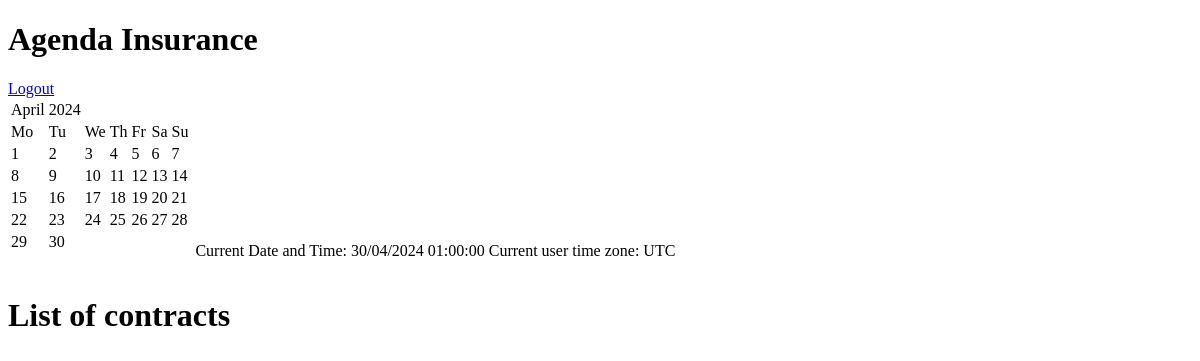
The app's page /contracts/ (signed in), older data.
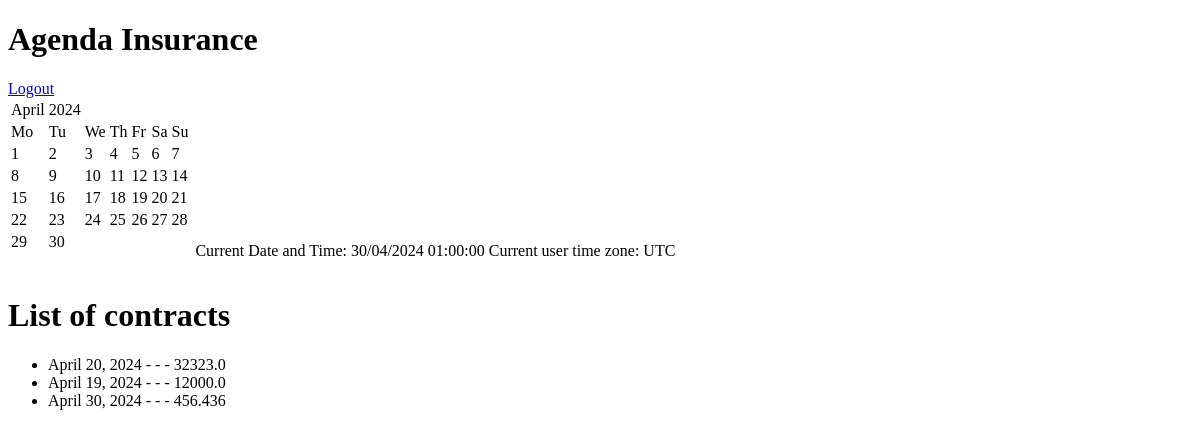
The same page, newer data.
### insurance_company_app/models/insurance_contract.py (models this page shows, shortened)
class InsuranceContract(BaseModel):
    date = models.DateField()
    insurance_sum = models.FloatField()
    insurance_type = models.ForeignKey(InsuranceType, on_delete=models.CASCADE)
    tariff_rate = models.FloatField()
    branch_name = models.ForeignKey(CompanyBranch, on_delete=models.CASCADE)
    agent = models.ForeignKey(InsuranceAgent, on_delete=models.CASCADE)
    client = models.ForeignKey(InsuranceClient, on_delete=models.CASCADE)
    class Meta:
        verbose_name = 'Договор'
        verbose_name_plural = 'Договора'

### insurance_company_app/views/insurance_contract.py (the view)
# urls.py: re_path(r'^contracts/$', insurance_contract.index, name='contracts'),
@login_required
@permission_required('insurance_company_app.view_insurancecontract')
def index(request):
    contracts = InsuranceContract.objects.all()
    return render(request, "insurance_contract/index.html", {"contracts": contracts})

### insurance_company_app/templates/insurance_contract/index.html
{% extends 'common/layout.html' %}
{% block content %}
    <h1>List of contracts</h1>
    <ul>
        {% for contract in contracts %}
            <li>{{ contract.date }} - {{ contract.sum }} - {{ contract.tarrif_rate }} - {{ contract.insurance_sum }}</li>
        {% endfor %}
    </ul>
{% endblock %}

Row changes from the older to the newer data that the page shows:
added InsuranceContract: date "April 20, 2024", insurance_sum "32323.0"
added InsuranceContract: date "April 19, 2024", insurance_sum "12000.0"
added InsuranceContract: date "April 30, 2024", insurance_sum "456.436"
